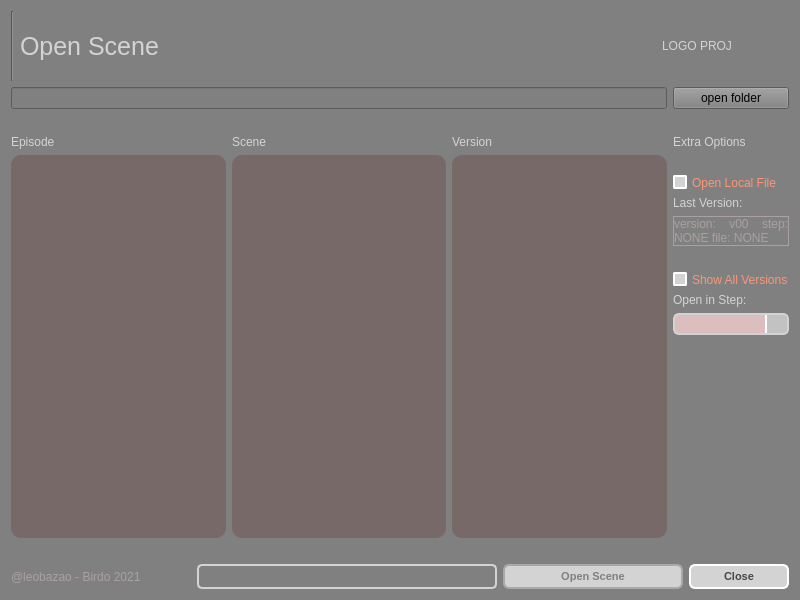
<?xml version="1.0" encoding="UTF-8"?>
<ui version="4.0">
 <class>Form</class>
 <widget class="QWidget" name="Form">
  <property name="geometry">
   <rect>
    <x>0</x>
    <y>0</y>
    <width>800</width>
    <height>600</height>
   </rect>
  </property>
  <property name="windowTitle">
   <string>Form</string>
  </property>
  <property name="styleSheet">
   <string notr="true">QLabel {
	color: lightgray;
}

QLabel:disabled{
	color: rgb(170, 160, 160);
}

QWidget{
	background-color: gray;
}

QGroupBox {
	color: lightgray;
	border: 2px solid lightgray;
}

QScrollBar::handle {
	border-radius: 5px;
 	border: 2px solid lightgray;
	background-color: gray;
}

QScrollBar::add-page{ 
	border: none;
    background-color: rgb(86, 86, 86);
}

QScrollBar::sub-page {
    background-color: rgb(86, 86, 86);
	border: none;
}

QScrollBar::add-line {
    border: none;
    background-color: rgb(86, 86, 86);
}

QScrollBar::sub-line {
    border: none;
    background-color: rgb(86, 86, 86);
}

QScrollBar:arrow{
	border: none;
	background: none;
	color: none;
}

QListWidget:disabled {
    color: rgb(250, 150, 120);
    background-color: rgb(120, 105, 105);
}

QListWidget {
    color: lightgray;
    background-color: rgb(86, 86, 86);
	border-radius: 10px;
	padding: 5px;
}

QListWidget::item:hover {
	color: rgb(80, 64, 44);
    background: #05B8CC;
    border: white;
}

QListWidget::item:selected {
	color: rgb(80, 25, 44);
	border: none;
	background-color: rgb(79, 255, 52);
}

QListWidget::item:selected:active{
	color: rgb(80, 64, 44);
    background-color: rgb(187, 240, 255);
	border: gray;
	padding-left: 5px;
}

QListWidget::item:selected:!active {
    background: rgb(91, 174, 181);
	border: none;
}

QCheckBox {
	color: white;
    spacing: 5px;
}

QCheckBox::indicator:unchecked {
    border: 2px solid white;
	border-radius: 2px;
	background-color: lightgray;
}

QCheckBox::indicator:checked {
    border: 2px solid lightgray;
	border-radius: 1px;
	background-color: rgb(68, 68, 68);
}

QCheckBox:disabled{
	color: rgb(250, 150, 120);
}

QCheckBox::indicator:checked:disabled {
    color: rgb(250, 90, 120);
	background-color: rgb(250, 200, 200);
	border-color: rgb(255, 230, 220);
}
</string>
  </property>
  <layout class="QGridLayout" name="gridLayout_3">
   <item row="0" column="0">
    <layout class="QGridLayout" name="gridLayout_2" columnstretch="0,0">
     <item row="3" column="0">
      <layout class="QGridLayout" name="gridLayout" columnstretch="0,0,0">
       <item row="1" column="2">
        <widget class="QListWidget" name="listVersions">
         <property name="enabled">
          <bool>false</bool>
         </property>
         <property name="toolTip">
          <string>&lt;html&gt;&lt;head/&gt;&lt;body&gt;&lt;p&gt;Escolha a versao da cena&lt;/p&gt;&lt;/body&gt;&lt;/html&gt;</string>
         </property>
        </widget>
       </item>
       <item row="0" column="1">
        <widget class="QLabel" name="label_3">
         <property name="text">
          <string>Scene</string>
         </property>
        </widget>
       </item>
       <item row="0" column="0">
        <widget class="QLabel" name="label_2">
         <property name="text">
          <string>Episode</string>
         </property>
        </widget>
       </item>
       <item row="0" column="2">
        <widget class="QLabel" name="label_4">
         <property name="text">
          <string>Version</string>
         </property>
        </widget>
       </item>
       <item row="1" column="0">
        <widget class="QListWidget" name="listEpisodes">
         <property name="enabled">
          <bool>false</bool>
         </property>
         <property name="toolTip">
          <string>&lt;html&gt;&lt;head/&gt;&lt;body&gt;&lt;p&gt;Escolha um episodio.&lt;/p&gt;&lt;/body&gt;&lt;/html&gt;</string>
         </property>
        </widget>
       </item>
       <item row="1" column="1">
        <widget class="QListWidget" name="listScenes">
         <property name="enabled">
          <bool>false</bool>
         </property>
         <property name="toolTip">
          <string>&lt;html&gt;&lt;head/&gt;&lt;body&gt;&lt;p&gt;Escolha uma cena&lt;/p&gt;&lt;/body&gt;&lt;/html&gt;</string>
         </property>
        </widget>
       </item>
       <item row="2" column="0">
        <spacer name="horizontalSpacer_3">
         <property name="orientation">
          <enum>Qt::Horizontal</enum>
         </property>
         <property name="sizeHint" stdset="0">
          <size>
           <width>40</width>
           <height>20</height>
          </size>
         </property>
        </spacer>
       </item>
      </layout>
     </item>
     <item row="0" column="0" colspan="2">
      <layout class="QHBoxLayout" name="horizontalLayout_2" stretch="1,1,1,1">
       <item>
        <widget class="Line" name="line">
         <property name="orientation">
          <enum>Qt::Vertical</enum>
         </property>
        </widget>
       </item>
       <item>
        <widget class="QLabel" name="title">
         <property name="font">
          <font>
           <pointsize>19</pointsize>
          </font>
         </property>
         <property name="text">
          <string>Open Scene</string>
         </property>
        </widget>
       </item>
       <item>
        <spacer name="horizontalSpacer">
         <property name="orientation">
          <enum>Qt::Horizontal</enum>
         </property>
         <property name="sizeHint" stdset="0">
          <size>
           <width>40</width>
           <height>20</height>
          </size>
         </property>
        </spacer>
       </item>
       <item>
        <widget class="QLabel" name="logoProj">
         <property name="sizePolicy">
          <sizepolicy hsizetype="Fixed" vsizetype="Fixed">
           <horstretch>0</horstretch>
           <verstretch>0</verstretch>
          </sizepolicy>
         </property>
         <property name="minimumSize">
          <size>
           <width>0</width>
           <height>70</height>
          </size>
         </property>
         <property name="maximumSize">
          <size>
           <width>184</width>
           <height>70</height>
          </size>
         </property>
         <property name="text">
          <string>LOGO PROJ</string>
         </property>
         <property name="scaledContents">
          <bool>true</bool>
         </property>
         <property name="alignment">
          <set>Qt::AlignCenter</set>
         </property>
        </widget>
       </item>
      </layout>
     </item>
     <item row="3" column="1">
      <layout class="QVBoxLayout" name="verticalLayout">
       <item>
        <widget class="QLabel" name="label">
         <property name="text">
          <string>Extra Options</string>
         </property>
        </widget>
       </item>
       <item>
        <spacer name="horizontalSpacer_4">
         <property name="orientation">
          <enum>Qt::Horizontal</enum>
         </property>
         <property name="sizeHint" stdset="0">
          <size>
           <width>40</width>
           <height>20</height>
          </size>
         </property>
        </spacer>
       </item>
       <item>
        <widget class="QCheckBox" name="checkBox_open_local">
         <property name="enabled">
          <bool>false</bool>
         </property>
         <property name="toolTip">
          <string>&lt;html&gt;&lt;head/&gt;&lt;body&gt;&lt;p&gt;Forca abrir a cena local, caso vc queira abrir a versao dessa cena local&lt;/p&gt;&lt;/body&gt;&lt;/html&gt;</string>
         </property>
         <property name="styleSheet">
          <string notr="true"/>
         </property>
         <property name="text">
          <string>Open Local File</string>
         </property>
        </widget>
       </item>
       <item>
        <widget class="QLabel" name="label_7">
         <property name="text">
          <string>Last Version:</string>
         </property>
        </widget>
       </item>
       <item>
        <widget class="QLabel" name="label_info">
         <property name="enabled">
          <bool>false</bool>
         </property>
         <property name="minimumSize">
          <size>
           <width>100</width>
           <height>0</height>
          </size>
         </property>
         <property name="toolTip">
          <string>&lt;html&gt;&lt;head/&gt;&lt;body&gt;&lt;p&gt;Informacoes sobre a versao mais recente do shot selecionado. &lt;/p&gt;&lt;p&gt;step: se esta no SETUP, na animacao (ANIM) ou se ainda nao foi criado (ANIMATIC)&lt;/p&gt;&lt;p&gt;file: origem do arquivo. Se esta local ou no server&lt;/p&gt;&lt;/body&gt;&lt;/html&gt;</string>
         </property>
         <property name="frameShape">
          <enum>QFrame::Box</enum>
         </property>
         <property name="text">
          <string>&lt;html&gt;&lt;head/&gt;&lt;body&gt;&lt;p&gt;version: v00&lt;/p&gt;&lt;p&gt;step: NONE&lt;/p&gt;&lt;p&gt;file: NONE&lt;/p&gt;&lt;/body&gt;&lt;/html&gt;</string>
         </property>
         <property name="alignment">
          <set>Qt::AlignJustify|Qt::AlignVCenter</set>
         </property>
         <property name="wordWrap">
          <bool>true</bool>
         </property>
         <property name="margin">
          <number>5</number>
         </property>
        </widget>
       </item>
       <item>
        <spacer name="horizontalSpacer_5">
         <property name="orientation">
          <enum>Qt::Horizontal</enum>
         </property>
         <property name="sizeHint" stdset="0">
          <size>
           <width>40</width>
           <height>20</height>
          </size>
         </property>
        </spacer>
       </item>
       <item>
        <widget class="QCheckBox" name="checkBox_all_versions">
         <property name="enabled">
          <bool>false</bool>
         </property>
         <property name="toolTip">
          <string>&lt;html&gt;&lt;head/&gt;&lt;body&gt;&lt;p&gt;Marque para ver todas as versoes da cena selecionada, e nao somente a ultima versao.&lt;/p&gt;&lt;/body&gt;&lt;/html&gt;</string>
         </property>
         <property name="text">
          <string>Show All Versions</string>
         </property>
         <property name="checked">
          <bool>false</bool>
         </property>
        </widget>
       </item>
       <item>
        <widget class="QLabel" name="label_8">
         <property name="text">
          <string>Open in Step:</string>
         </property>
        </widget>
       </item>
       <item>
        <widget class="QComboBox" name="comboStep">
         <property name="enabled">
          <bool>false</bool>
         </property>
         <property name="toolTip">
          <string>&lt;html&gt;&lt;head/&gt;&lt;body&gt;&lt;p&gt;Escolha o Step que deseja abrir a cena. &lt;/p&gt;&lt;p&gt;OBS: O padrao para seu perfil de usuario ja vem definido como default. Somente mude se pretende abrir uma cena de outro STEP.&lt;/p&gt;&lt;/body&gt;&lt;/html&gt;</string>
         </property>
         <property name="styleSheet">
          <string notr="true">QComboBox {
	color: black;
    border: 2px solid white;
    border-radius: 6px;
    padding: 1px 18px 1px 3px;
    min-width: 6em;
}

QComboBox:!editable, QComboBox::drop-down:editable {
     background: lightgray;
}

QComboBox:on { /* shift the text when the popup opens */
    padding-top: 3px;
    padding-left: 4px;
}

QComboBox::drop-down {
    width: 20px;
	background-color: rgb(194, 194, 194);
    border-left-width: 2px;
    border-left-color: white;
    border-left-style: solid; /* just a single line */
    border-top-right-radius: 3px; /* same radius as the QComboBox */
    border-bottom-right-radius: 3px;
}

QComboBox:hover{
    border: 2px solid #05B8CC;
    color: gray;
}

QComboBox QAbstractItemView{
    border: 2px solid white;
	border-radius: 10px;
    color: gray;
	background-color: lightgray;
    selection-background-color: #05B8CC;
	selection-color: white;
	padding: 3px 3px ;
}

QComboBox:disabled{
	color: rgb(250, 150, 120);
	background-color: rgb(220, 190, 190);
    border-color: lightgray;
}</string>
         </property>
        </widget>
       </item>
       <item>
        <spacer name="verticalSpacer">
         <property name="orientation">
          <enum>Qt::Vertical</enum>
         </property>
         <property name="sizeHint" stdset="0">
          <size>
           <width>20</width>
           <height>40</height>
          </size>
         </property>
        </spacer>
       </item>
      </layout>
     </item>
     <item row="4" column="0" colspan="2">
      <layout class="QHBoxLayout" name="horizontalLayout">
       <item>
        <widget class="QLabel" name="label_5">
         <property name="enabled">
          <bool>false</bool>
         </property>
         <property name="sizePolicy">
          <sizepolicy hsizetype="Minimum" vsizetype="Fixed">
           <horstretch>0</horstretch>
           <verstretch>0</verstretch>
          </sizepolicy>
         </property>
         <property name="maximumSize">
          <size>
           <width>16777215</width>
           <height>25</height>
          </size>
         </property>
         <property name="text">
          <string>@leobazao - Birdo 2021</string>
         </property>
        </widget>
       </item>
       <item>
        <widget class="QProgressBar" name="progress_bar">
         <property name="enabled">
          <bool>false</bool>
         </property>
         <property name="sizePolicy">
          <sizepolicy hsizetype="Fixed" vsizetype="Fixed">
           <horstretch>0</horstretch>
           <verstretch>0</verstretch>
          </sizepolicy>
         </property>
         <property name="minimumSize">
          <size>
           <width>300</width>
           <height>20</height>
          </size>
         </property>
         <property name="maximumSize">
          <size>
           <width>400</width>
           <height>25</height>
          </size>
         </property>
         <property name="styleSheet">
          <string notr="true">QProgressBar {
	color: lightgray;
	padding: 2 2px;
	border: 2px solid lightgray;
	border-radius: 5px;
}

QProgressBar::chunk {
 background-color: #05B8CC;
 width: 20px;
}</string>
         </property>
         <property name="value">
          <number>0</number>
         </property>
         <property name="alignment">
          <set>Qt::AlignCenter</set>
         </property>
         <property name="format">
          <string/>
         </property>
        </widget>
       </item>
       <item>
        <widget class="QPushButton" name="open_button">
         <property name="enabled">
          <bool>false</bool>
         </property>
         <property name="sizePolicy">
          <sizepolicy hsizetype="Minimum" vsizetype="Fixed">
           <horstretch>0</horstretch>
           <verstretch>0</verstretch>
          </sizepolicy>
         </property>
         <property name="minimumSize">
          <size>
           <width>84</width>
           <height>20</height>
          </size>
         </property>
         <property name="maximumSize">
          <size>
           <width>16777215</width>
           <height>25</height>
          </size>
         </property>
         <property name="font">
          <font>
           <pointsize>8</pointsize>
           <weight>75</weight>
           <bold>true</bold>
          </font>
         </property>
         <property name="toolTip">
          <string>&lt;html&gt;&lt;head/&gt;&lt;body&gt;&lt;p&gt;Abre a versao da cena selecionada.&lt;/p&gt;&lt;/body&gt;&lt;/html&gt;</string>
         </property>
         <property name="styleSheet">
          <string notr="true">QPushButton {
	color: rgb(72, 72, 72);
    border: 2px solid white;
    border-radius: 6px;
	background-color: lightgray;
    min-width: 80px;
}

QPushButton:pressed {
	color: white;
	border-color: white;
    background-color: #05B8CC;
}

QPushButton:flat {
    border: none; /* no border for a flat push button */
}

QPushButton:default {
    border-color: navy; /* make the default button prominent */
}

QPushButton:hover{
    border: 2px solid #05B8CC;
    color: black;
}

QPushButton::disabled {
	border-color: darkgray;
	color: gray;
}</string>
         </property>
         <property name="text">
          <string>Open Scene</string>
         </property>
        </widget>
       </item>
       <item>
        <widget class="QPushButton" name="cancel_button">
         <property name="sizePolicy">
          <sizepolicy hsizetype="Fixed" vsizetype="Fixed">
           <horstretch>0</horstretch>
           <verstretch>0</verstretch>
          </sizepolicy>
         </property>
         <property name="minimumSize">
          <size>
           <width>84</width>
           <height>20</height>
          </size>
         </property>
         <property name="maximumSize">
          <size>
           <width>100</width>
           <height>25</height>
          </size>
         </property>
         <property name="font">
          <font>
           <pointsize>8</pointsize>
           <weight>75</weight>
           <bold>true</bold>
          </font>
         </property>
         <property name="toolTip">
          <string>&lt;html&gt;&lt;head/&gt;&lt;body&gt;&lt;p&gt;Cancela e fecha interface.&lt;/p&gt;&lt;/body&gt;&lt;/html&gt;</string>
         </property>
         <property name="styleSheet">
          <string notr="true">QPushButton {
	color: rgb(72, 72, 72);
    border: 2px solid white;
    border-radius: 6px;
	background-color: lightgray;
    min-width: 80px;
}

QPushButton:pressed {
	color: red;
    background-color: rgb(255, 196, 197);
}

QPushButton:flat {
    border: none; /* no border for a flat push button */
}

QPushButton:default {
    border-color: navy; /* make the default button prominent */
}

QPushButton:hover{
    border: 2px solid #05B8CC;
    color: black;
}</string>
         </property>
         <property name="text">
          <string>Close</string>
         </property>
        </widget>
       </item>
      </layout>
     </item>
     <item row="1" column="0">
      <widget class="QLineEdit" name="explorer_path">
       <property name="text">
        <string/>
       </property>
      </widget>
     </item>
     <item row="2" column="0">
      <spacer name="horizontalSpacer_2">
       <property name="orientation">
        <enum>Qt::Horizontal</enum>
       </property>
       <property name="sizeHint" stdset="0">
        <size>
         <width>40</width>
         <height>20</height>
        </size>
       </property>
      </spacer>
     </item>
     <item row="1" column="1">
      <widget class="QPushButton" name="explorer_btn">
       <property name="text">
        <string>open folder</string>
       </property>
      </widget>
     </item>
    </layout>
   </item>
  </layout>
 </widget>
 <resources/>
 <connections/>
</ui>
